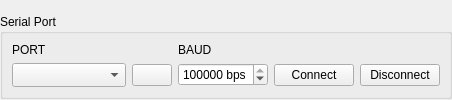
       <widget class="QWidget" name="tab">
        <attribute name="title">
         <string>(USB-)Serial</string>
        </attribute>
        <layout class="QVBoxLayout" name="verticalLayout_2">
         <property name="leftMargin">
          <number>0</number>
         </property>
         <property name="topMargin">
          <number>14</number>
         </property>
         <property name="rightMargin">
          <number>0</number>
         </property>
         <property name="bottomMargin">
          <number>0</number>
         </property>
         <property name="spacing">
          <number>16</number>
         </property>
         <item>
          <widget class="QGroupBox" name="serialBox">
           <property name="title">
            <string>Serial Port</string>
           </property>
           <layout class="QGridLayout" name="horizontalLayout_1" columnstretch="1,0,0,0,0">
            <property name="verticalSpacing">
             <number>6</number>
            </property>
            <item row="0" column="0">
             <widget class="QLabel" name="label_2">
              <property name="text">
               <string>PORT</string>
              </property>
              <property name="caption" stdset="0">
               <bool>true</bool>
              </property>
             </widget>
            </item>
            <item row="0" column="2">
             <widget class="QLabel" name="serialBaudLabel">
              <property name="text">
               <string>BAUD</string>
              </property>
              <property name="caption" stdset="0">
               <bool>true</bool>
              </property>
             </widget>
            </item>
            <item row="1" column="0">
             <widget class="QComboBox" name="serialPortBox">
              <property name="toolTip">
               <string>Serial port</string>
              </property>
              <property name="sizeAdjustPolicy">
               <enum>QComboBox::AdjustToMinimumContentsLengthWithIcon</enum>
              </property>
              <property name="minimumContentsLength">
               <number>8</number>
              </property>
              <property name="sizePolicy">
               <sizepolicy hsizetype="Expanding" vsizetype="Fixed">
                <horstretch>0</horstretch>
                <verstretch>0</verstretch>
               </sizepolicy>
              </property>
             </widget>
            </item>
            <item row="1" column="1">
             <widget class="QPushButton" name="serialRefreshButton">
              <property name="sizePolicy">
               <sizepolicy hsizetype="Fixed" vsizetype="Fixed">
                <horstretch>0</horstretch>
                <verstretch>0</verstretch>
               </sizepolicy>
              </property>
              <property name="toolTip">
               <string>Refresh serial port list</string>
              </property>
              <property name="text">
               <string />
              </property>
              <property name="icon">
               <iconset resource="../res.qrc">
                <normaloff>:/res/icons/Refresh-96.png</normaloff>:/res/icons/Refresh-96.png</iconset>
              </property>
             </widget>
            </item>
            <item row="1" column="2">
             <widget class="QSpinBox" name="serialBaudBox">
              <property name="toolTip">
               <string>Baudrate</string>
              </property>
              <property name="suffix">
               <string> bps</string>
              </property>
              <property name="maximum">
               <number>3000000</number>
              </property>
              <property name="value">
               <number>115200</number>
              </property>
             </widget>
            </item>
            <item row="1" column="3">
             <widget class="QPushButton" name="serialConnectButton">
              <property name="sizePolicy">
               <sizepolicy hsizetype="Fixed" vsizetype="Fixed">
                <horstretch>0</horstretch>
                <verstretch>0</verstretch>
               </sizepolicy>
              </property>
              <property name="toolTip">
               <string>Connect</string>
              </property>
              <property name="icon">
               <iconset resource="../res.qrc">
                <normaloff>:/res/icons/Connected-96.png</normaloff>:/res/icons/Connected-96.png</iconset>
              </property>
              <property name="text">
               <string>Connect</string>
              </property>
             </widget>
            </item>
            <item row="1" column="4">
             <widget class="QPushButton" name="serialDisconnectButton">
              <property name="sizePolicy">
               <sizepolicy hsizetype="Fixed" vsizetype="Fixed">
                <horstretch>0</horstretch>
                <verstretch>0</verstretch>
               </sizepolicy>
              </property>
              <property name="toolTip">
               <string>Disconnect</string>
              </property>
              <property name="icon">
               <iconset resource="../res.qrc">
                <normaloff>:/res/icons/Disconnected-96.png</normaloff>:/res/icons/Disconnected-96.png</iconset>
              </property>
              <property name="text">
               <string>Disconnect</string>
              </property>
             </widget>
            </item>
           </layout>
          </widget>
         </item>
         <item>
          <spacer name="spacer_3">
           <property name="orientation">
            <enum>Qt::Vertical</enum>
           </property>
           <property name="sizeHint" stdset="0">
            <size>
             <width>0</width>
             <height>0</height>
            </size>
           </property>
          </spacer>
         </item>
        </layout>
       </widget>
